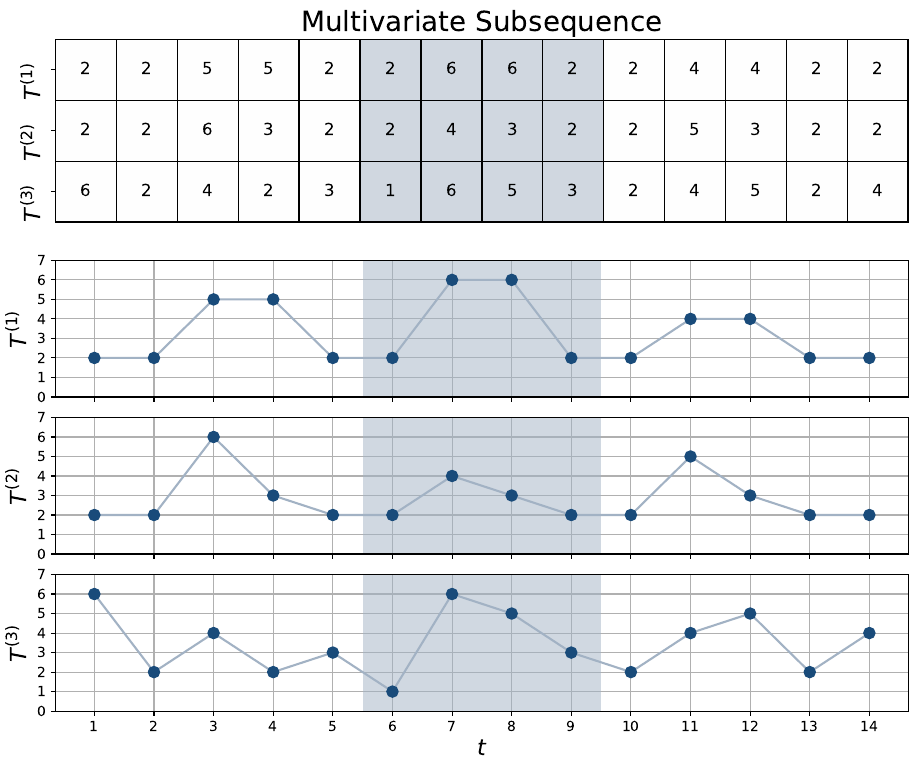

Write Python code to recreate this figure.
import pandas as pd
import numpy as np
import matplotlib.pyplot as plt
import matplotlib.colors as mcolors
from matplotlib.ticker import FixedLocator
import matplotlib.gridspec as gridspec
import random

title_fontsize = 20
label_fontsize = 16
marker_size = 8
line_width = 4

def highlight_cell(x,y, ax=None, **kwargs):
    rect = plt.Rectangle((x-.5, y-.5), 1,1, fill=False, **kwargs)
    ax = ax or plt.gca()
    ax.add_patch(rect)
    return rect


arr = np.array([[2,2,5,5,2,2,6,6,2,2,4,4,2,2], [2,2,6,3,2,2,4,3,2,2,5,3,2,2], [6,2,4,2,3,1,6,5,3,2,4,5,2,4]])
c_arr = np.zeros((len(arr),len(arr[0])))

plt.rcParams['figure.figsize'] = [11, 9]

i_color = [5,8]

for i in range(len(c_arr)):
    for j in range(len(c_arr[0])):
        if j >= i_color[0] and j <= i_color[1]:
            c_arr[i,j] = 1


#make outer gridspec
fig = plt.figure()
outer = gridspec.GridSpec(2, 1, figure=fig, height_ratios = [1, 2], hspace = 0.05) 

#make nested gridspecs
gs1 = gridspec.GridSpecFromSubplotSpec(1, 1, subplot_spec = outer[0])
gs2 = gridspec.GridSpecFromSubplotSpec(3, 1, subplot_spec = outer[1], hspace = 0.15)

ax1 = plt.subplot(gs1[0])
ax2 = plt.subplot(gs2[0])
ax3 = plt.subplot(gs2[1])
ax4 = plt.subplot(gs2[2])

color1 = (0.635, 0.698, 0.768)
color2 = (0.098, 0.294, 0.478)
colors = [(0, (1, 1, 1)), (1, (0.635, 0.698, 0.768, 0.5))]  # Weiß und Hellblau
cmap_name = 'custom_cmap'
custom_cmap = mcolors.LinearSegmentedColormap.from_list(cmap_name, colors)

ax1.matshow(c_arr, cmap=custom_cmap) #"binary")
ax1.set_title("Multivariate Subsequence", fontsize=title_fontsize)
ax1.axes.get_xaxis().set_ticks([])
ax1.axes.get_yaxis().set_ticks([0,1,2])
ax1.set_yticklabels(['$T^{(1)}$', '$T^{(2)}$', '$T^{(3)}$'], fontsize=label_fontsize, rotation=90)

for i in range(len(arr[0])):
    for j in range(len(arr)):
        c = arr[j,i]
        ax1.text(i, j, str(c), va='center', ha='center', fontsize="large") 
        highlight_cell(i, j, ax=ax1, color="black", linewidth=1)

plt.grid(True, which="major")
plt.xlabel("$t$", fontsize=label_fontsize)

ax2.set_ylabel('$T^{(1)}$', fontsize=label_fontsize)
ax2.set_ylim([0, 7])
ax2.set_xticklabels([])
ax2.set_axisbelow(True)
ax2.xaxis.set_major_locator(FixedLocator([0, 1, 2, 3, 4, 5, 6, 7, 8, 9, 10, 11, 12, 13]))
ax2.yaxis.set_major_locator(FixedLocator([0, 1, 2, 3, 4, 5, 6, 7, 8, 9]))
ax2.grid(True, which="major")
ax2.axvspan(i_color[0]-0.5, i_color[1]+0.5, facecolor=color1, alpha=0.5)
ax2.plot(arr[0], color=color1)        
ax2.plot(arr[0], 'o', color=color2, linewidth=line_width, markersize=marker_size)


ax3.set_ylabel('$T^{(2)}$', fontsize=label_fontsize)
ax3.set_ylim([0, 7])
ax3.set_xticklabels([])
ax3.set_axisbelow(True)
ax3.xaxis.set_major_locator(FixedLocator([0, 1, 2, 3, 4, 5, 6, 7, 8, 9, 10, 11, 12, 13]))
ax3.yaxis.set_major_locator(FixedLocator([0, 1, 2, 3, 4, 5, 6, 7, 8, 9]))
ax3.grid(True, which="major")
ax3.axvspan(i_color[0]-0.5, i_color[1]+0.5, facecolor=color1, alpha=0.5)
ax3.plot(arr[1], color=color1)        
ax3.plot(arr[1], 'o', color=color2, linewidth=line_width, markersize=marker_size)

ax4.set_ylabel('$T^{(3)}$', fontsize=label_fontsize)
ax4.set_ylim([0, 7])
ax4.set_axisbelow(True)
ax4.xaxis.set_major_locator(FixedLocator([0, 1, 2, 3, 4, 5, 6, 7, 8, 9, 10, 11, 12, 13]))
ax4.yaxis.set_major_locator(FixedLocator([0, 1, 2, 3, 4, 5, 6, 7, 8, 9]))
ax4.grid(True, which="major")
ax4.axvspan(i_color[0]-0.5, i_color[1]+0.5, facecolor=color1, alpha=0.5)
ax4.plot(arr[2], color=color1)        
ax4.plot(arr[2], 'o', color=color2, linewidth=line_width, markersize=marker_size)

ax4.set_xticklabels([str(x) for x in range(1,len(arr[0])+1)])

plt.savefig('fundamentals/multi_subsequence.pdf', bbox_inches='tight', dpi=600)

plt.show()